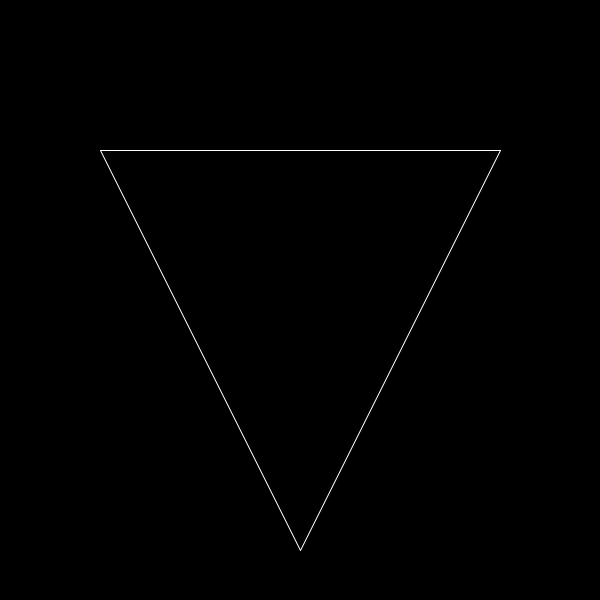
Frame 1 (no input)
Frame 60 (the mouse pressed at the canvas centre just before this capture): identical to frame 1, image omitted
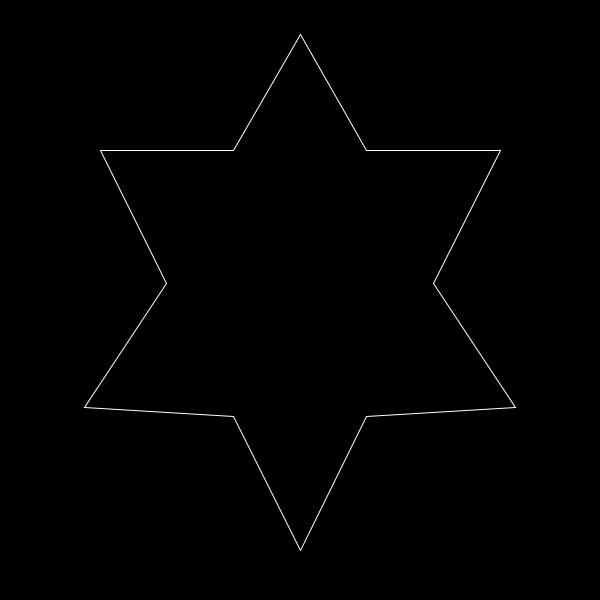
Frame 120 (the mouse held since frame 60 and released just before this capture)

The Processing sketch that drew these frames (run headless with seeded random() and noise(); from frame 60 on, the mouse is pressed at the canvas centre):

// Processing sketch: koch_snowflake
// ── koch_snowflake.pde
ArrayList<Segment> segments;

void addAll(Segment[] arr, ArrayList<Segment> list){
  for(Segment s : arr){
    list.add(s);
  }
}

void setup(){
  size(600, 600);
  segments = new ArrayList<Segment>();
  PVector a = new PVector(100, 150);
  PVector b = new PVector(500, 150);
  PVector c = new PVector(300, 550);
  Segment s1 = new Segment(a, b);
  Segment s2 = new Segment(b, c);
  Segment s3 = new Segment(c, a);
  segments.add(s1);
  segments.add(s2);
  segments.add(s3);
}

void mousePressed(){
  ArrayList<Segment> nextgen = new ArrayList<Segment>();
  for(Segment s: segments){
    Segment[] children = s.generate();
    addAll(children, nextgen);
  }
  segments = nextgen;
}

void draw(){
  background(0);
  stroke(255);
  
  for (Segment s : segments){
    s.show();
  }
  
}

// ── segment.pde
class Segment {
  PVector a;
  PVector b;
  Segment(PVector start, PVector end){
    a = start.copy();
    b = end.copy();
  }
  
  Segment[] generate(){
    Segment[] children = new Segment[4];
    PVector v = PVector.sub(b, a);
    v.div(3);
    // Segment 0
    PVector b1 = PVector.add(a, v);
    children[0] = new Segment(a, b1);
    // Segment 3
    PVector a1 = PVector.sub(b, v);
    children[3] = new Segment(a1, b);
    
    v.rotate(-PI/3);
    PVector c = PVector.add(b1, v);
    //Segment 1
    children[1] = new Segment(b1, c);
    //segment 2
    children[2] = new Segment(c, a1);
    return children;
  }
  
  void show(){
    stroke(255);
    line(a.x, a.y, b.x, b.y);
  }
}
